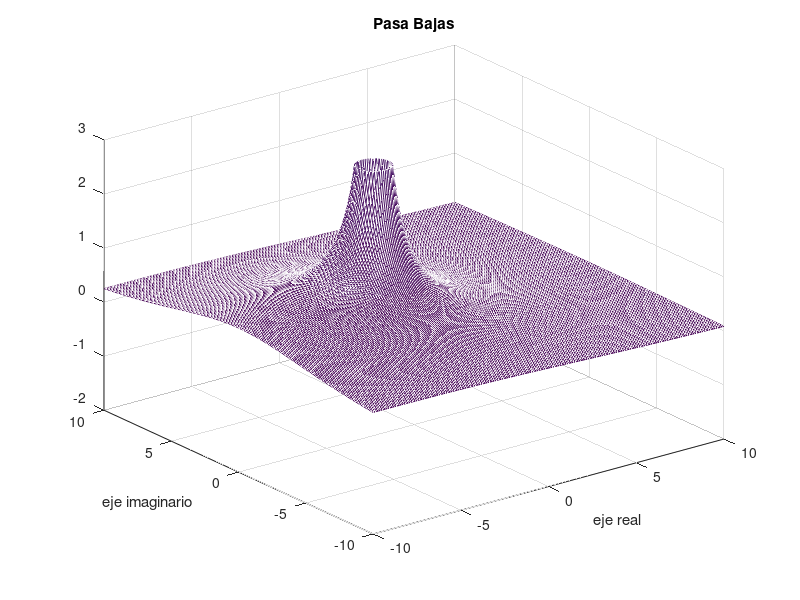
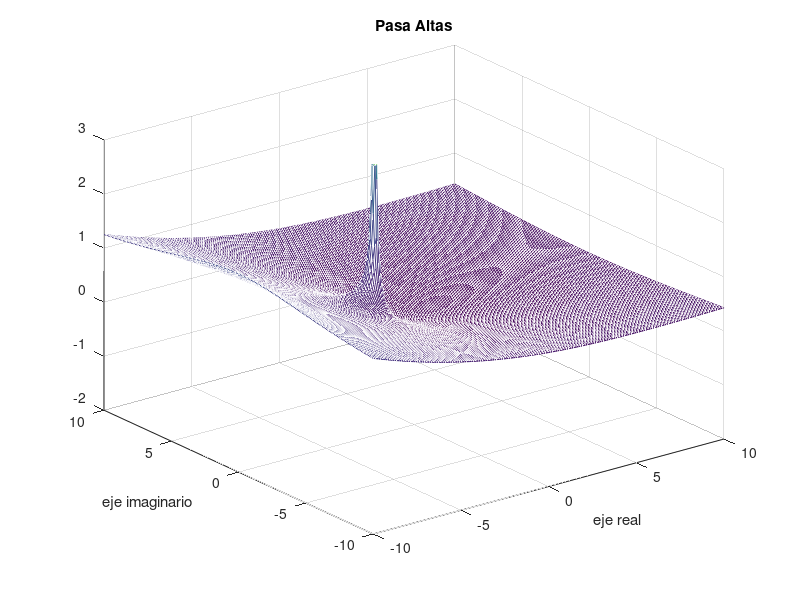
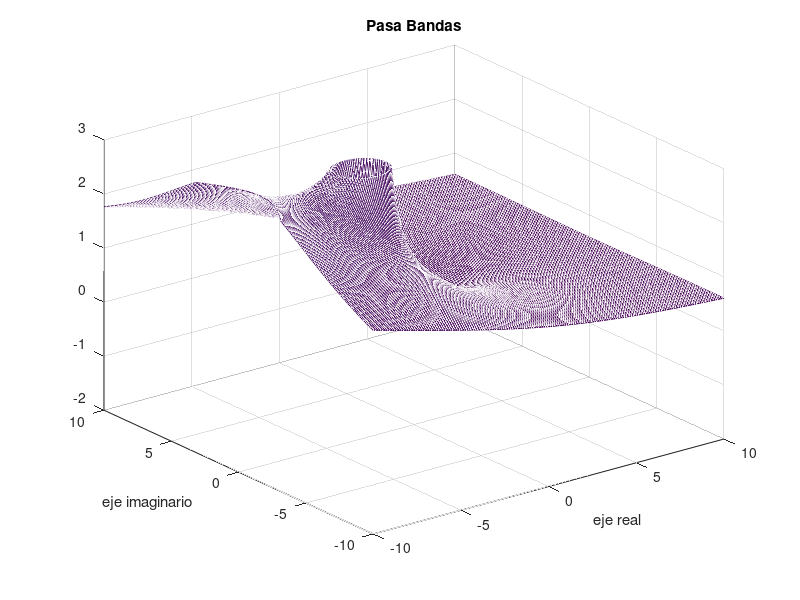
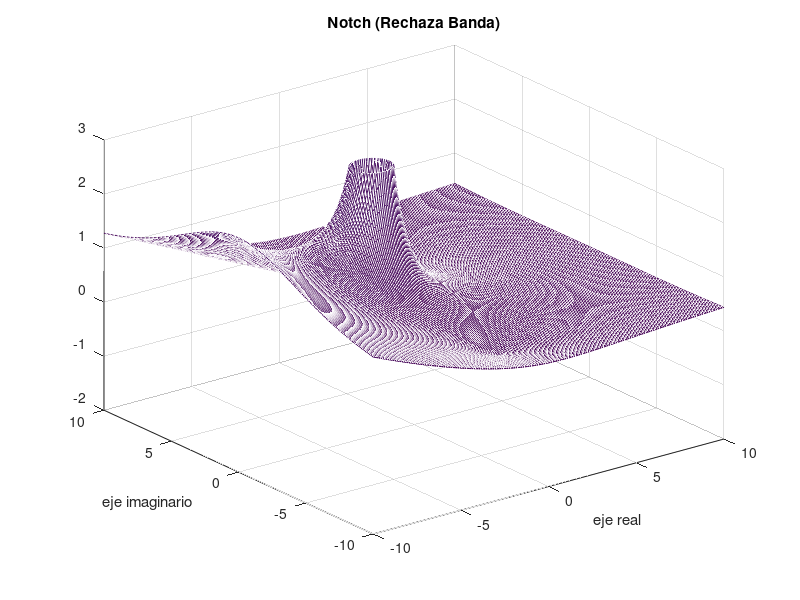

Write the MATLAB code that produced these figures, in order.

clc
close all
clear all

a=0;
for sigma=-10:0.1:10;
    a=a+1;
    b=0;
    for omega=-10:0.1:10;
        b=b+1;
        s(b,a)=sigma+j*omega;
                
    end
end


R=1;  %mover entre 1 y 0.2 para no salir de rango
C=0.05;  
L=0.5;


H1=(1/(L*C) ) ./( s.^2+s/(R*C)+1/(L*C) );		%pasa bajas
H2=( s.^2) ./( s.^2+s/(R*C)+1/(L*C) );		%pasa altas
H3=((s./(R*C)) ./( s.^2+s/(R*C)+1/(L*C) ));		%pasa banda
H4=( s.^2+1/(L*C) ) ./( s.^2+s/(R*C)+1/(L*C) );				%Notch

figure(1)
ejesig=real(s);
ejeome=imag(s);
mesh(ejesig,ejeome,abs(H1));
%mesh(ejesig,ejeome,20*log10(abs(H)));
axis([-10 10 -10 10 -2 3])
xlabel('eje real');
ylabel('eje imaginario')
title('Pasa Bajas');

figure(2)
ejesig=real(s);
ejeome=imag(s);
mesh(ejesig,ejeome,abs(H2));
%mesh(ejesig,ejeome,20*log10(abs(H)));
axis([-10 10 -10 10 -2 3])
xlabel('eje real');
ylabel('eje imaginario')
title('Pasa Altas');

figure(3)
ejesig=real(s);
ejeome=imag(s);
mesh(ejesig,ejeome,abs(H3));
%mesh(ejesig,ejeome,20*log10(abs(H)));
axis([-10 10 -10 10 -2 3])
xlabel('eje real');
ylabel('eje imaginario')
title('Pasa Bandas');

figure(4)
ejesig=real(s);
ejeome=imag(s);
mesh(ejesig,ejeome,abs(H4));
%mesh(ejesig,ejeome,20*log10(abs(H)));
axis([-10 10 -10 10 -2 3])
xlabel('eje real');
ylabel('eje imaginario')
title('Notch (Rechaza Banda)');



%%%Otras graficas
figure(5)
a=0;
for sigma=-10:0.1:10;
    a=a+1;
    b=0;
    for omega=-10:0.1:10;
        b=b+1;
        sigma=0;
        s(b,a)=sigma+j*omega;
                
    end
end
H1=(1/(L*C) ) ./( s.^2+s/(R*C)+1/(L*C) );		%pasa bajas
ejesig=real(s);
ejeome=imag(s);
mesh(ejesig,ejeome,abs(H1));
%mesh(ejesig,ejeome,20*log10(abs(H)));
axis([-10 10 -10 10 -2 3])
xlabel('eje real');
ylabel('eje imaginario')
title('Pasa Bajas')

figure(6)
a=0;
for sigma=-10:0.1:10;
    a=a+1;
    b=0;
    for omega=-10:0.1:10;
        b=b+1;
        sigma=0;
        s(b,a)=sigma+j*omega;
                
    end
end

ejesig=real(s);
ejeome=imag(s);
H2=( s.^2) ./( s.^2+s/(R*C)+1/(L*C) );		%pasa altas
mesh(ejesig,ejeome,abs(H2));
%mesh(ejesig,ejeome,20*log10(abs(H)));
axis([-10 10 -10 10 -2 3])
xlabel('eje real');
ylabel('eje imaginario')
title('Pasa Bajas')

figure(7)
a=0;
for sigma=-10:0.1:10;
    a=a+1;
    b=0;
    for omega=-10:0.1:10;
        b=b+1;
        sigma=0;
        s(b,a)=sigma+j*omega;
                
    end
end

ejesig=real(s);
ejeome=imag(s);
H3=((s./(R*C)) ./( s.^2+s/(R*C)+1/(L*C)));		%pasa banda
mesh(ejesig,ejeome,abs(H3));
%mesh(ejesig,ejeome,20*log10(abs(H)));
axis([-10 10 -10 10 -2 3])
xlabel('eje real');
ylabel('eje imaginario')
title('Pasa Banda')


figure(8)
a=0;
for sigma=-10:0.1:10;
    a=a+1;
    b=0;
    for omega=-10:0.1:10;
        b=b+1;
        sigma=0;
        s(b,a)=sigma+j*omega;
                
    end
end

ejesig=real(s);
ejeome=imag(s);
H4=( s.^2+1/(L*C) ) ./( s.^2+s/(R*C)+1/(L*C) );				%Notch
mesh(ejesig,ejeome,abs(H4));
%mesh(ejesig,ejeome,20*log10(abs(H)));
axis([-10 10 -10 10 -2 3])
xlabel('eje real');
ylabel('eje imaginario')
title('Pasa Banda')



%%ultimas graficas
figure(9)
a=1;
    for omega=-10:0.1:10;
        w(a)=j*omega;
                a=a+1;
    end

RF=( 1/(L*C) ) ./( w.^2+w/(R*C)+1/(L*C) );
ejeome=imag(w);
plot(ejeome,abs(RF),'r');
hold on
C=1
RF=( 1/(L*C) ) ./( w.^2+w/(R*C)+1/(L*C) );
ejeome=imag(w);
plot(ejeome,abs(RF),'g');
%mesh(ejesig,ejeome,20*log10(abs(H)));
%axis([-10 10 -10 10 -2 3])
xlabel('eje real');
ylabel('eje imaginario')
title('Pasa Bajas')

figure(10)

a=1;
    for omega=-10:0.1:10;
        w(a)=j*omega;
                a=a+1;
    end


RF=( w.^2 ) ./( w.^2+w/(R*C)+1/(L*C) );
ejeome=imag(w);
plot(ejeome,abs(RF),'r');
hold on
C=1
RF=( w.^2 ) ./( w.^2+w/(R*C)+1/(L*C) );
ejeome=imag(w);
plot(ejeome,abs(RF),'g');
%mesh(ejesig,ejeome,20*log10(abs(H)));
%axis([-10 10 -10 10 -2 3])
xlabel('eje real');
ylabel('eje imaginario')
title('Pasa Altas')

figure(11)

a=1;
    for omega=-10:0.1:10;
        w(a)=j*omega;
                a=a+1;
    end


RF=( w./(R*C) ) ./( w.^2+w/(R*C)+1/(L*C) );
ejeome=imag(w);
plot(ejeome,abs(RF),'r');
hold on
C=1
RF=( w./(R*C) ) ./( w.^2+w/(R*C)+1/(L*C) );
ejeome=imag(w);
plot(ejeome,abs(RF),'g');
%mesh(ejesig,ejeome,20*log10(abs(H)));
%axis([-10 10 -10 10 -2 3])
xlabel('eje real');
ylabel('eje imaginario')
title('Pasa Banda')

figure(12)

a=1;
    for omega=-10:0.1:10;
        w(a)=j*omega;
                a=a+1;
    end


RF=( w.^2+1/(L*C) ) ./( w.^2+w/(R*C)+1/(L*C) );
ejeome=imag(w);
plot(ejeome,abs(RF),'r');
hold on
C=1
RF=( w.^2+1/(L*C) ) ./( w.^2+w/(R*C)+1/(L*C) );
ejeome=imag(w);
plot(ejeome,abs(RF),'g');
%mesh(ejesig,ejeome,20*log10(abs(H)));
%axis([-10 10 -10 10 -2 3])
xlabel('eje real');
ylabel('eje imaginario')
title('Rechaza banda')